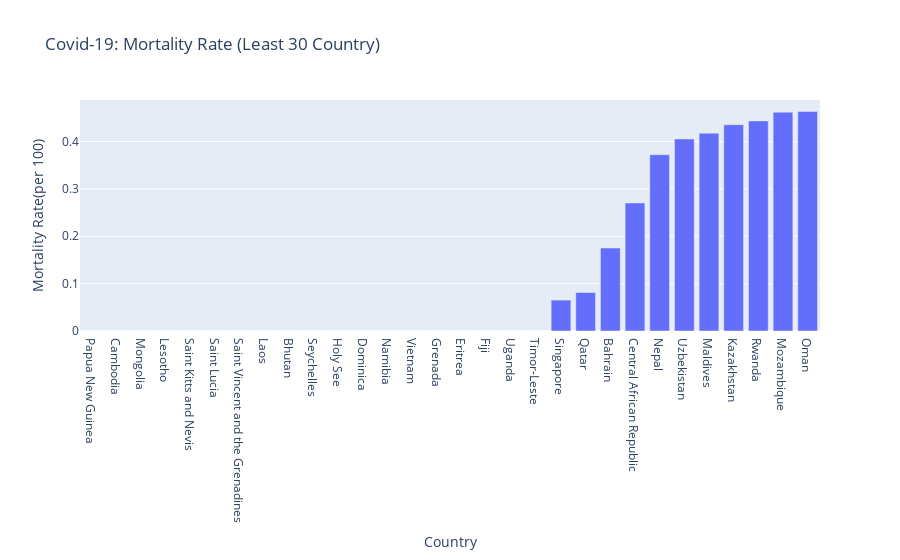

The cell this chart's notebook holds for it:
### Code cell
fig = px.bar(data_frame = covid_19,
                 x =covid_19.sort_values('Mortality Rate(per 100)')['Mortality Rate(per 100)'].index[:30],
                 y =covid_19.sort_values('Mortality Rate(per 100)')['Mortality Rate(per 100)'].values[:30],
                 title = 'Covid-19: Mortality Rate (Least 30 Country)')

fig.update_xaxes(title_text = 'Country')
fig.update_yaxes(title_text = 'Mortality Rate(per 100)')

### Figure 1 — Plotly figure (JSON) as saved in the notebook; plotly's stock layout.template omitted (floating-point values rounded to 4 significant figures)
{"data": [{"alignmentgroup": "True", "hovertemplate": "x=%{x}<br>y=%{y}<extra></extra>", "legendgroup": "", "marker": {"color": "#636efa"}, "name": "", "offsetgroup": "", "orientation": "v", "showlegend": false, "textposition": "auto", "type": "bar", "x": ["Papua New Guinea", "Cambodia", "Mongolia", "Lesotho", "Saint Kitts and Nevis", "Saint Lucia", "Saint Vincent and the Grenadines", "Laos", "Bhutan", "Seychelles", "Holy See", "Dominica", "Namibia", "Vietnam", "Grenada", "Eritrea", "Fiji", "Uganda", "Timor-Leste", "Singapore", "Qatar", "Bahrain", "Central African Republic", "Nepal", "Uzbekistan", "Maldives", "Kazakhstan", "Rwanda", "Mozambique", "Oman"], "xaxis": "x", "y": [0, 0, 0, 0, 0, 0, 0, 0, 0, 0, 0, 0, 0, 0, 0, 0, 0, 0, 0, 0.06528, 0.08125, 0.1751, 0.2703, 0.3721, 0.4054, 0.4175, 0.4355, 0.4435, 0.4619, 0.4632], "yaxis": "y"}], "layout": {"barmode": "relative", "legend": {"tracegroupgap": 0}, "title": {"text": "Covid-19: Mortality Rate (Least 30 Country)"}, "xaxis": {"anchor": "y", "domain": [0, 1], "title": {"text": "Country"}}, "yaxis": {"anchor": "x", "domain": [0, 1], "title": {"text": "Mortality Rate(per 100)"}}}}
